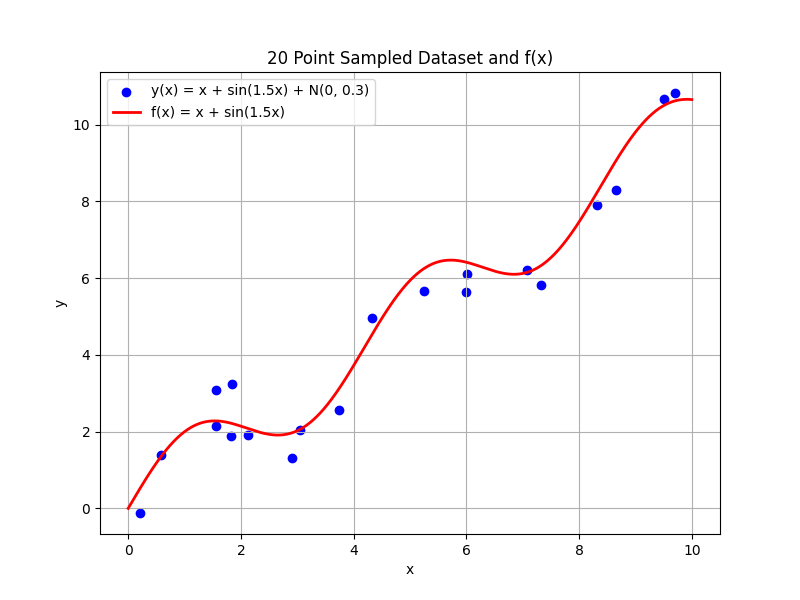

Recreate this plot in Python.
import numpy as np
import matplotlib.pyplot as plt

# Given functions and parameters
def f(x):
    return x + np.sin(1.5 * x)

# Random noise generator from N(0, 0.3)
def generate_y(x):
    epsilon = np.random.normal(0, np.sqrt(0.3), size=x.shape)
    # epsilon = np.random.randn * (0.3**(1/2))
    return x + np.sin(1.5 * x) + epsilon

# Generate dataset of size 20
np.random.seed(42)  # For reproducibility
x_data = np.random.uniform(0, 10, 20)
y_data = generate_y(x_data)

# Plotting the scatter plot for y_data and smooth line for f(x)
x_smooth = np.linspace(0, 10, 1000)  # Smooth x values for f(x)
f_values = f(x_smooth)

plt.figure(figsize=(8, 6))
plt.scatter(x_data, y_data, label="y(x) = x + sin(1.5x) + N(0, 0.3)", color='blue')
plt.plot(x_smooth, f_values, label="f(x) = x + sin(1.5x)", color='red', linewidth=2)
plt.xlabel("x")
plt.ylabel("y")
plt.title("20 Point Sampled Dataset and f(x)")
plt.legend()
plt.grid(True)
plt.show()



# random.seed(0)
# np.random.seed(0)  # For reproducibility
# x_range = np.arange(0,10,0.1)
# std = 0.3**(1/2)
# x_fit = np.random.uniform(0, 10, 20)
# def func(x):
#     return np.sin(1.5*x) + x
# def addNoisetoFunc(f, shape, std):
#     return f + np.random.randn(*shape) * std
# def plotFunc(f):
#     #plot func
#     plt.plot(x_range, f(x_range), label='f(x)')
    
#     #scatter points
#     y = addNoisetoFunc(func(x_fit), x_fit.shape, std)
#     plt.scatter(x_fit, y, label='y')
    
# plotFunc(func)
# plt.legend()
plt.show()
